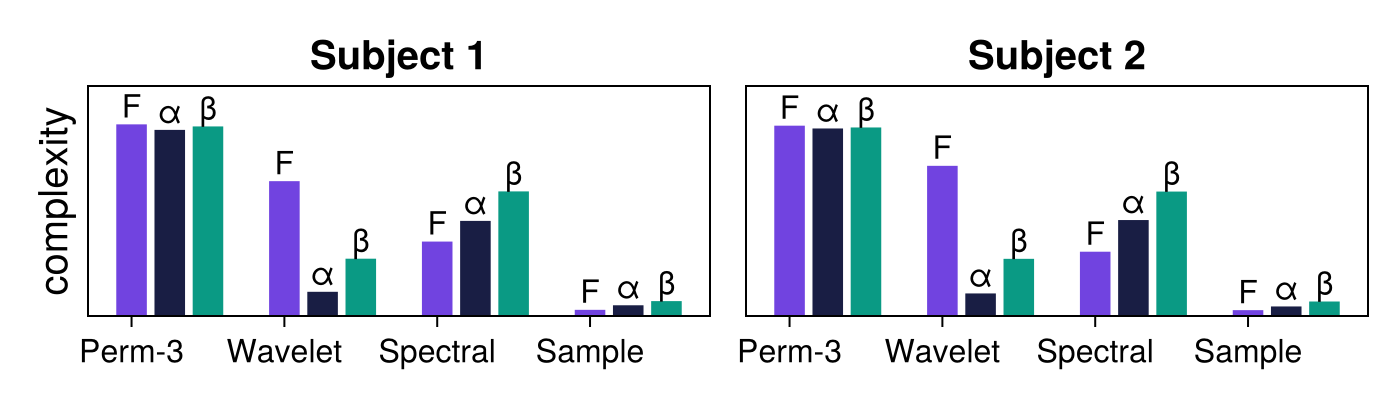

The script that drew this image:
using DrWatson
@quickactivate "JuliaOpenPhysiologicalDSP"
using CairoMakie
using ComplexityMeasures
using CSV
using DSP
# using DataFrames
using MAT
# using TopoPlots

# themeing
ENV["BGCOLOR"] = "white"
using MakieThemeing

# %% Load
"""
References for creating this parser come from here:

https://sccn.ucsd.edu/wiki/Makoto%27s_useful_EEGLAB_code#How_to_load_EEGLAB_.set_and_.fdt_files_without_using_EEGLAB_.2805.2F09.2F2020_updated.29
"""
function fdt_parser(fdt_file, mat_file)
    open(fdt_file) do io
        read!(
            io,
            Array{Float32}(undef, (Int(mat_file["nbchan"]), Int(mat_file["pnts"]))),
        )
    end
end
sub_1_ses_1_path = datadir("exp_raw", "sub-01", "ses-1", "eeg")
sub_2_ses_1_path = datadir("exp_raw", "sub-02", "ses-1", "eeg")
sub_1_mat_file = matread(joinpath(sub_1_ses_1_path, "sub-01_ses-1_task-eyesclosed_eeg.set"))
sub_2_mat_file = matread(joinpath(sub_2_ses_1_path, "sub-02_ses-1_task-eyesclosed_eeg.set"))
sub_1_data = fdt_parser(joinpath(sub_1_ses_1_path, "sub-01_ses-1_task-eyesclosed_eeg.fdt"), sub_1_mat_file)
sub_2_data = fdt_parser(joinpath(sub_2_ses_1_path, "sub-02_ses-1_task-eyesclosed_eeg.fdt"), sub_2_mat_file)

# actal timeseries
x = sub_1_data[1, :]
y = sub_2_data[1, :]
fs = 500.0 # sampling frequency

# subsample them
x = x[1:10:end]
y = y[1:10:end]
fs = 5000.0

t = range(0.002, 300; step = 0.02) # can we obtain this from the data?

# %% example
fig, axs = axesgrid(2, 1;
    size = (1200, 800), xlabels = "Time (sec)", sharex = true,
    ylabels = "Voltage (μV)"
)

lines!(axs[1], t, x)
lines!(axs[2], t, y; color = Cycled(2))

axs[1].title = "Subject 1 Raw Signal (Freq: 500 Hz)"
axs[2].title = "Subject 2 Raw Signal (Freq: 500 Hz)"

fig

# %% power bands

function decompose_into_bands(x, fs = 500.0)
    delta_range = [1, 4]
    theta_range = [4, 8]
    alpha_range = [8, 12]
    beta_range = [12, 30]
    gamma_rage = [30, 200]
    ranges = [delta_range, theta_range, alpha_range, beta_range, gamma_rage]
    signals = map(ranges) do r
        Ws = (r[1] - 0.5, r[2] + .5)./(fs/2)
        Wp = (r[1], r[2])./(fs/2)
        Rp = 3  # Passband ripple
        Rs = 40 # Stopband attenuation
        n, Wn = buttord(Wp, Ws, Rp, Rs)
        btr_band_filt = digitalfilter(Bandpass(r[1], r[2]; fs = fs), Butterworth(n))
        signal = filt(btr_band_filt, x)
    end
    pushfirst!(signals, x)
    return signals
end

signalsx = decompose_into_bands(x)
signalsy = decompose_into_bands(y)

# %%

fig, axs = axesgrid(length(signalsx), 2; sharex = true, sharey = true,
size = (700, 800),
    titles = ["Subject $i" for i in 1:2],
    ylabels = ["Voltage, $(b)" for b in ["all", "δ", "θ", "α", "β", "γ"]]
)

for (j, ts) in enumerate((signalsx, signalsy))
    for (i, s) in enumerate(ts)
        lines!(axs[i, j], t, s)
        xlims!(axs[i, j], 10, 50)
        ylims!(axs[i, j], nothing, nothing)
    end
end

fig


# %%

using ComplexityMeasures, DelayEmbeddings

measures = (
    (x, τ) -> entropy_normalized(OrdinalPatterns(; m = 3, τ), x),
    (x, τ) -> entropy_normalized(WaveletOverlap(), x),
    (x, τ) -> entropy_normalized(PowerSpectrum(), x),
    (x, τ) -> complexity_normalized(SampleEntropy(x; m = 2, τ), x),
)

mnames = ["Perm-3", "Wavelet", "Spectral", "Sample", "ReverseD"]


fig, axs = axesgrid(1, 2; sharex = true, sharey = true,
    size = (700, 200), ylabels = "complexity",
    titles = ["Subject $i" for i in 1:2],
)


bands_idxs = [1, 4, 5]
band_names = ["F", "α", "β"]

for (j, ts) in enumerate((signalsx, signalsy))
    ax = axs[j]
    for (k, m) in enumerate(measures)
        for (n, i) in enumerate(bands_idxs)
        s = ts[i]
        τ = estimate_delay(s, "mi_min", 1:100)
        spacing = 1/(length(bands_idxs)+1)
        q = m(s, τ)
        loc = k*1 + (n - 1)*spacing
        barplot!(ax, loc, q; width = spacing, color = Cycled(n))
        text!(ax, loc, q; text = band_names[n], align = (:center, :bottom))
        end
    end
    ax.xticks = (1:length(mnames), mnames)
    ylims!(ax, 0, 1.2)
    hideydecorations!(ax; label = false)
    ax.xgridvisible = false
end

display(fig)

# wsave(papersdir("main.png"), fig)
